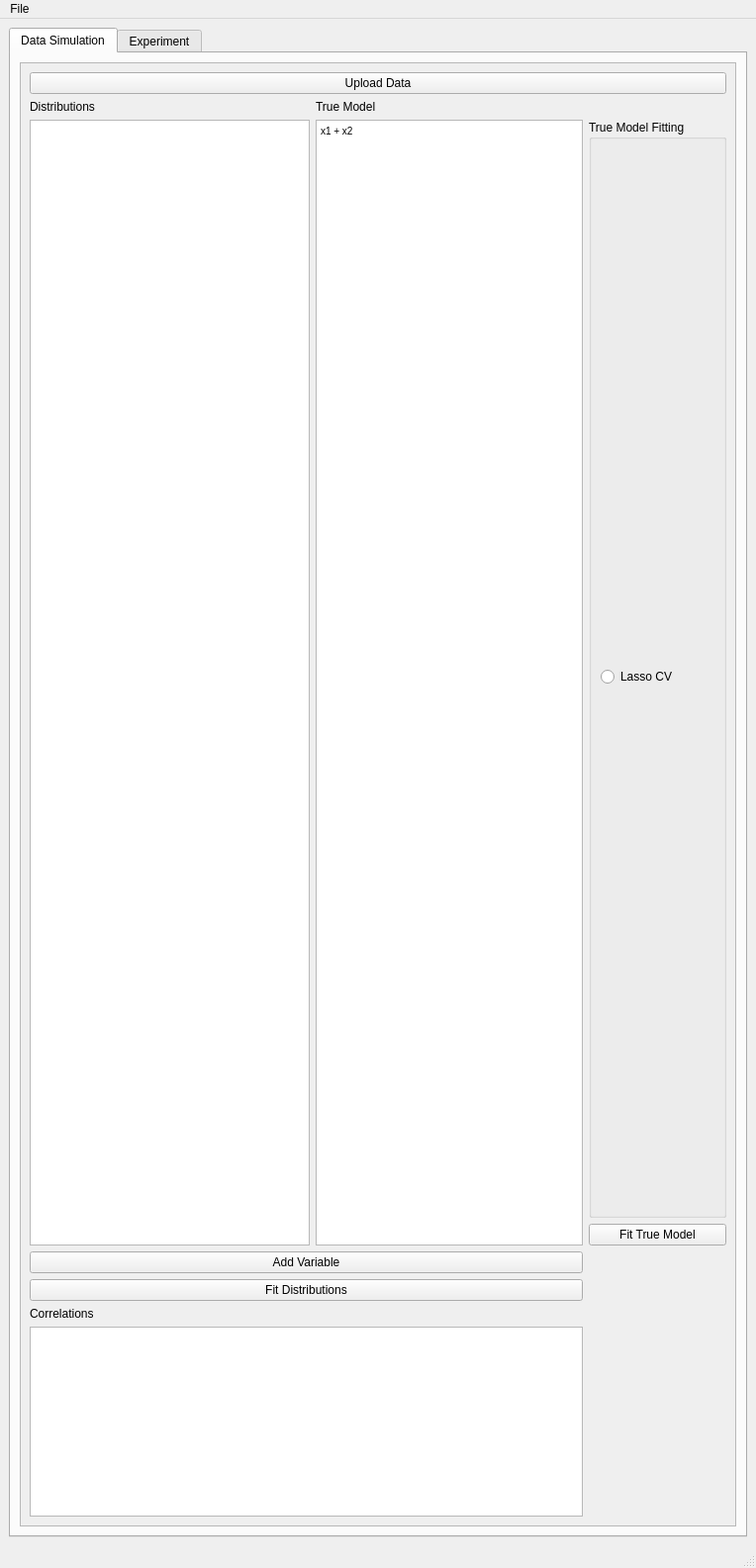
<?xml version="1.0" encoding="UTF-8"?>
<ui version="4.0">
 <class>MainWindow</class>
 <widget class="QMainWindow" name="MainWindow">
  <property name="geometry">
   <rect>
    <x>0</x>
    <y>0</y>
    <width>764</width>
    <height>1585</height>
   </rect>
  </property>
  <property name="windowTitle">
   <string>Simulation</string>
  </property>
  <property name="windowOpacity">
   <double>1.000000000000000</double>
  </property>
  <property name="tabShape">
   <enum>QTabWidget::Rounded</enum>
  </property>
  <widget class="QWidget" name="centralwidget">
   <layout class="QHBoxLayout" name="horizontalLayout">
    <item>
     <widget class="QTabWidget" name="tab_panel">
      <property name="currentIndex">
       <number>0</number>
      </property>
      <widget class="QWidget" name="datatab">
       <attribute name="title">
        <string>Data Simulation</string>
       </attribute>
       <layout class="QGridLayout" name="gridLayout" rowstretch="0" columnstretch="0">
        <item row="0" column="0">
         <widget class="QScrollArea" name="datatab_scroll">
          <property name="minimumSize">
           <size>
            <width>0</width>
            <height>0</height>
           </size>
          </property>
          <property name="widgetResizable">
           <bool>true</bool>
          </property>
          <widget class="QWidget" name="scrollAreaWidgetContents_2">
           <property name="geometry">
            <rect>
             <x>0</x>
             <y>0</y>
             <width>712</width>
             <height>1459</height>
            </rect>
           </property>
           <layout class="QGridLayout" name="gridLayout_2">
            <item row="1" column="0">
             <widget class="QLabel" name="distributions_label">
              <property name="text">
               <string>Distributions</string>
              </property>
              <property name="buddy">
               <cstring>distributions_list</cstring>
              </property>
             </widget>
            </item>
            <item row="2" column="0" colspan="2">
             <widget class="DistributionsList" name="distributions_list"/>
            </item>
            <item row="5" column="0">
             <widget class="QLabel" name="correlations_label">
              <property name="text">
               <string>Correlations</string>
              </property>
             </widget>
            </item>
            <item row="0" column="0" colspan="4">
             <widget class="QPushButton" name="upload_button">
              <property name="text">
               <string>Upload Data</string>
              </property>
             </widget>
            </item>
            <item row="2" column="2">
             <widget class="QTextEdit" name="true_model_panel">
              <property name="maximumSize">
               <size>
                <width>270</width>
                <height>16777215</height>
               </size>
              </property>
              <property name="html">
               <string>&lt;!DOCTYPE HTML PUBLIC &quot;-//W3C//DTD HTML 4.0//EN&quot; &quot;http://www.w3.org/TR/REC-html40/strict.dtd&quot;&gt;
&lt;html&gt;&lt;head&gt;&lt;meta name=&quot;qrichtext&quot; content=&quot;1&quot; /&gt;&lt;style type=&quot;text/css&quot;&gt;
p, li { white-space: pre-wrap; }
&lt;/style&gt;&lt;/head&gt;&lt;body style=&quot; font-family:'MS Shell Dlg 2'; font-size:7.8pt; font-weight:400; font-style:normal;&quot;&gt;
&lt;p style=&quot; margin-top:0px; margin-bottom:0px; margin-left:0px; margin-right:0px; -qt-block-indent:0; text-indent:0px;&quot;&gt;x1 + x2&lt;/p&gt;
&lt;p style=&quot;-qt-paragraph-type:empty; margin-top:0px; margin-bottom:0px; margin-left:0px; margin-right:0px; -qt-block-indent:0; text-indent:0px;&quot;&gt;&lt;br /&gt;&lt;/p&gt;&lt;/body&gt;&lt;/html&gt;</string>
              </property>
             </widget>
            </item>
            <item row="6" column="0" rowspan="2" colspan="3">
             <widget class="CorrelationsTable" name="correlations_table"/>
            </item>
            <item row="3" column="0" colspan="3">
             <widget class="QPushButton" name="add_var_button">
              <property name="text">
               <string>Add Variable</string>
              </property>
             </widget>
            </item>
            <item row="4" column="0" colspan="3">
             <widget class="QPushButton" name="fit_distributions_button">
              <property name="text">
               <string>Fit Distributions</string>
              </property>
             </widget>
            </item>
            <item row="1" column="2">
             <widget class="QLabel" name="true_model_label">
              <property name="text">
               <string>True Model</string>
              </property>
              <property name="buddy">
               <cstring>true_model_panel</cstring>
              </property>
             </widget>
            </item>
            <item row="2" column="3">
             <layout class="QVBoxLayout" name="verticalLayout_4">
              <item>
               <widget class="QGroupBox" name="groupBox_2">
                <property name="title">
                 <string>True Model Fitting</string>
                </property>
                <layout class="QVBoxLayout" name="verticalLayout_5">
                 <item>
                  <widget class="QRadioButton" name="lasso_cv_true_model">
                   <property name="text">
                    <string>Lasso CV</string>
                   </property>
                  </widget>
                 </item>
                </layout>
               </widget>
              </item>
              <item>
               <widget class="QPushButton" name="fit_true_model_button">
                <property name="text">
                 <string>Fit True Model</string>
                </property>
               </widget>
              </item>
             </layout>
            </item>
           </layout>
          </widget>
         </widget>
        </item>
       </layout>
      </widget>
      <widget class="QWidget" name="experimenttab">
       <attribute name="title">
        <string>Experiment</string>
       </attribute>
       <layout class="QGridLayout" name="gridLayout_3">
        <item row="3" column="2">
         <widget class="QLabel" name="num_samples_max_label">
          <property name="text">
           <string># Samples Max</string>
          </property>
          <property name="buddy">
           <cstring>num_samples_max_input</cstring>
          </property>
         </widget>
        </item>
        <item row="4" column="2">
         <widget class="QLineEdit" name="num_samples_max_input">
          <property name="text">
           <string>50</string>
          </property>
         </widget>
        </item>
        <item row="4" column="0">
         <widget class="QLineEdit" name="num_trials_input">
          <property name="text">
           <string>50</string>
          </property>
         </widget>
        </item>
        <item row="4" column="1">
         <widget class="QLineEdit" name="num_samples_min_input">
          <property name="text">
           <string>20</string>
          </property>
         </widget>
        </item>
        <item row="3" column="1">
         <widget class="QLabel" name="num_samples_min_label">
          <property name="text">
           <string># Samples Min</string>
          </property>
          <property name="buddy">
           <cstring>num_samples_min_input</cstring>
          </property>
         </widget>
        </item>
        <item row="3" column="3">
         <widget class="QLabel" name="num_samples_step_label">
          <property name="text">
           <string># Samples Step</string>
          </property>
          <property name="buddy">
           <cstring>num_samples_step_input</cstring>
          </property>
         </widget>
        </item>
        <item row="4" column="3">
         <widget class="QLineEdit" name="num_samples_step_input">
          <property name="text">
           <string>5</string>
          </property>
         </widget>
        </item>
        <item row="3" column="0">
         <widget class="QLabel" name="num_trials_label">
          <property name="text">
           <string>Number of Trials:</string>
          </property>
          <property name="buddy">
           <cstring>num_trials_input</cstring>
          </property>
         </widget>
        </item>
        <item row="4" column="4">
         <widget class="QPushButton" name="run_experiment_button">
          <property name="text">
           <string>Run Experiment</string>
          </property>
         </widget>
        </item>
        <item row="0" column="4">
         <layout class="QGridLayout" name="exp_controls">
          <item row="1" column="0">
           <layout class="QVBoxLayout" name="error_controls">
            <item>
             <widget class="QGroupBox" name="groupBox">
              <property name="title">
               <string>Error Metrics</string>
              </property>
              <layout class="QVBoxLayout" name="verticalLayout_3">
               <item>
                <widget class="QCheckBox" name="prediction_mse_checkbox">
                 <property name="text">
                  <string>Prediction MSE</string>
                 </property>
                </widget>
               </item>
               <item>
                <widget class="QCheckBox" name="matthews_coef_checkbox">
                 <property name="text">
                  <string>Matthew's Coefficient</string>
                 </property>
                </widget>
               </item>
              </layout>
             </widget>
            </item>
           </layout>
          </item>
          <item row="0" column="0">
           <layout class="QVBoxLayout" name="var_subset_controls">
            <item>
             <widget class="QGroupBox" name="selection_methods_group">
              <property name="title">
               <string>Selection Methods</string>
              </property>
              <layout class="QVBoxLayout" name="verticalLayout">
               <item>
                <widget class="QCheckBox" name="lasso_cv_checkbox">
                 <property name="text">
                  <string>LassoCV</string>
                 </property>
                </widget>
               </item>
               <item>
                <widget class="QCheckBox" name="lasso_cv_std_checkbox">
                 <property name="text">
                  <string>Lasso CV + 1 Std. Dev</string>
                 </property>
                </widget>
               </item>
               <item>
                <widget class="QCheckBox" name="lasso_bic_checkbox">
                 <property name="text">
                  <string>Lasso BIC</string>
                 </property>
                </widget>
               </item>
              </layout>
             </widget>
            </item>
            <item>
             <widget class="QGroupBox" name="graphics_metrics_group">
              <property name="title">
               <string>Subset Metrics</string>
              </property>
              <layout class="QVBoxLayout" name="verticalLayout_2">
               <item>
                <widget class="QCheckBox" name="perfectly_chosen_checkbox">
                 <property name="text">
                  <string>% Perfectly Chosen</string>
                 </property>
                </widget>
               </item>
               <item>
                <widget class="QCheckBox" name="predictors_missed_checkbox">
                 <property name="text">
                  <string># Predictors Missed</string>
                 </property>
                </widget>
               </item>
               <item>
                <widget class="QCheckBox" name="false_predictors_checkbox">
                 <property name="text">
                  <string># False Predictors</string>
                 </property>
                </widget>
               </item>
               <item>
                <widget class="QCheckBox" name="symm_diff_checkbox">
                 <property name="text">
                  <string>Mean Symmetric Diff.</string>
                 </property>
                </widget>
               </item>
              </layout>
             </widget>
            </item>
           </layout>
          </item>
         </layout>
        </item>
        <item row="0" column="0" colspan="4">
         <widget class="QScrollArea" name="exp_graph_scroll">
          <property name="widgetResizable">
           <bool>true</bool>
          </property>
          <widget class="QWidget" name="scrollAreaWidgetContents">
           <property name="geometry">
            <rect>
             <x>0</x>
             <y>0</y>
             <width>523</width>
             <height>1401</height>
            </rect>
           </property>
           <layout class="QGridLayout" name="gridLayout_4">
            <item row="1" column="0">
             <widget class="GraphWidget" name="variable_subset_graph">
              <property name="minimumSize">
               <size>
                <width>0</width>
                <height>400</height>
               </size>
              </property>
             </widget>
            </item>
            <item row="3" column="0">
             <widget class="GraphWidget" name="error_graph">
              <property name="minimumSize">
               <size>
                <width>0</width>
                <height>400</height>
               </size>
              </property>
             </widget>
            </item>
            <item row="2" column="0">
             <widget class="QLabel" name="error_graph_label">
              <property name="text">
               <string>Error Graph</string>
              </property>
              <property name="buddy">
               <cstring>error_graph</cstring>
              </property>
             </widget>
            </item>
            <item row="0" column="0">
             <widget class="QLabel" name="var_subset_graph_label">
              <property name="text">
               <string>Variable Subset Graph</string>
              </property>
              <property name="buddy">
               <cstring>variable_subset_graph</cstring>
              </property>
             </widget>
            </item>
           </layout>
          </widget>
         </widget>
        </item>
       </layout>
      </widget>
     </widget>
    </item>
   </layout>
  </widget>
  <widget class="QMenuBar" name="menubar">
   <property name="geometry">
    <rect>
     <x>0</x>
     <y>0</y>
     <width>764</width>
     <height>26</height>
    </rect>
   </property>
   <widget class="QMenu" name="menuFile">
    <property name="title">
     <string>File</string>
    </property>
    <addaction name="actionNew"/>
    <addaction name="actionOpen"/>
    <addaction name="actionSave"/>
    <addaction name="actionSave_As"/>
    <addaction name="separator"/>
    <addaction name="actionExit"/>
   </widget>
   <addaction name="menuFile"/>
  </widget>
  <widget class="QStatusBar" name="statusbar"/>
  <action name="actionNew">
   <property name="text">
    <string>New</string>
   </property>
  </action>
  <action name="actionOpen">
   <property name="text">
    <string>Open</string>
   </property>
  </action>
  <action name="actionSave">
   <property name="text">
    <string>Save</string>
   </property>
  </action>
  <action name="actionSave_As">
   <property name="text">
    <string>Save As</string>
   </property>
  </action>
  <action name="actionExit">
   <property name="text">
    <string>Exit</string>
   </property>
  </action>
 </widget>
 <customwidgets>
  <customwidget>
   <class>DistributionsList</class>
   <extends>QListView</extends>
   <header>components</header>
   <slots>
    <signal>rowsChanged()</signal>
    <slot>add_variable()</slot>
    <slot>fit_distributions()</slot>
    <slot>upload_file()</slot>
   </slots>
  </customwidget>
  <customwidget>
   <class>CorrelationsTable</class>
   <extends>QTableView</extends>
   <header>components</header>
   <slots>
    <slot>update_variables()</slot>
    <slot>fit_distributions()</slot>
   </slots>
  </customwidget>
  <customwidget>
   <class>GraphWidget</class>
   <extends>QGraphicsView</extends>
   <header>components</header>
  </customwidget>
 </customwidgets>
 <resources/>
 <connections>
  <connection>
   <sender>add_var_button</sender>
   <signal>clicked()</signal>
   <receiver>distributions_list</receiver>
   <slot>add_variable()</slot>
   <hints>
    <hint type="sourcelabel">
     <x>236</x>
     <y>1254</y>
    </hint>
    <hint type="destinationlabel">
     <x>234</x>
     <y>559</y>
    </hint>
   </hints>
  </connection>
  <connection>
   <sender>fit_distributions_button</sender>
   <signal>clicked()</signal>
   <receiver>distributions_list</receiver>
   <slot>fit_distributions()</slot>
   <hints>
    <hint type="sourcelabel">
     <x>169</x>
     <y>1289</y>
    </hint>
    <hint type="destinationlabel">
     <x>174</x>
     <y>644</y>
    </hint>
   </hints>
  </connection>
  <connection>
   <sender>fit_distributions_button</sender>
   <signal>clicked()</signal>
   <receiver>correlations_table</receiver>
   <slot>fit_distributions()</slot>
   <hints>
    <hint type="sourcelabel">
     <x>212</x>
     <y>1297</y>
    </hint>
    <hint type="destinationlabel">
     <x>197</x>
     <y>1409</y>
    </hint>
   </hints>
  </connection>
  <connection>
   <sender>upload_button</sender>
   <signal>clicked()</signal>
   <receiver>distributions_list</receiver>
   <slot>upload_file()</slot>
   <hints>
    <hint type="sourcelabel">
     <x>281</x>
     <y>111</y>
    </hint>
    <hint type="destinationlabel">
     <x>192</x>
     <y>304</y>
    </hint>
   </hints>
  </connection>
  <connection>
   <sender>distributions_list</sender>
   <signal>rowsChanged()</signal>
   <receiver>correlations_table</receiver>
   <slot>update_variables()</slot>
   <hints>
    <hint type="sourcelabel">
     <x>134</x>
     <y>754</y>
    </hint>
    <hint type="destinationlabel">
     <x>135</x>
     <y>1466</y>
    </hint>
   </hints>
  </connection>
 </connections>
</ui>
